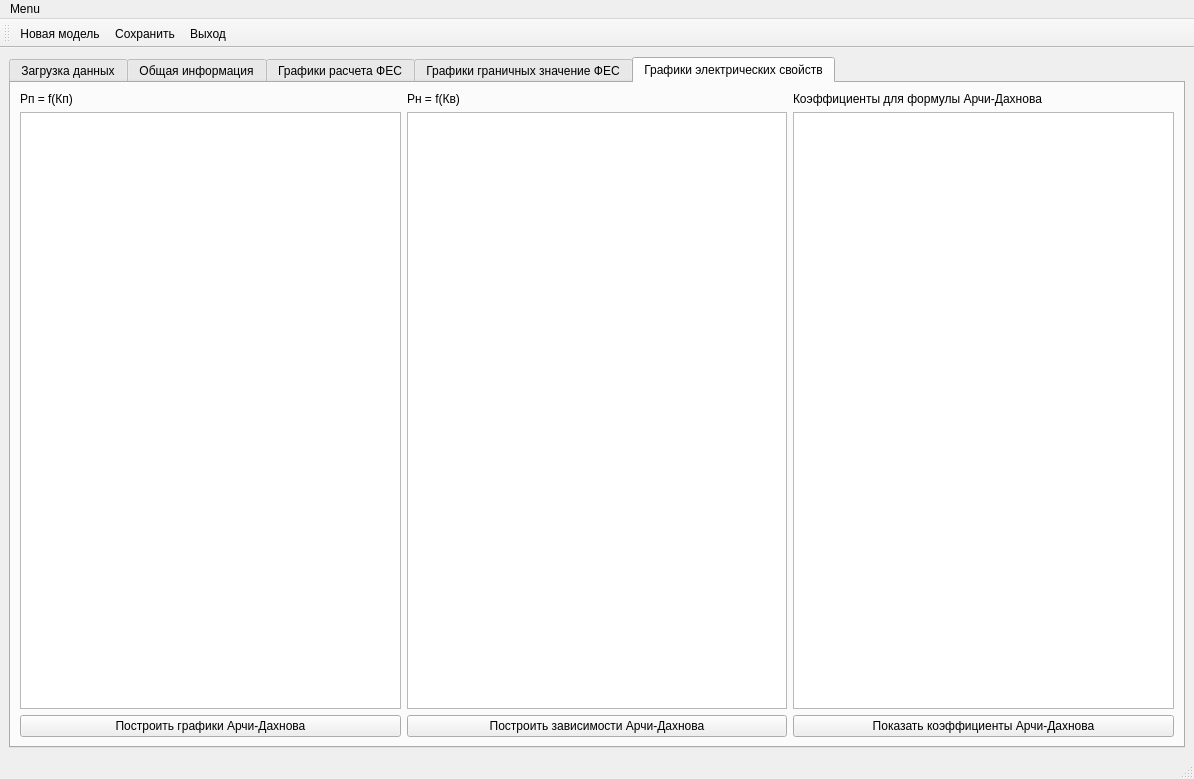
<?xml version="1.0" encoding="UTF-8"?>
<ui version="4.0">
 <class>MainWindow</class>
 <widget class="QMainWindow" name="MainWindow">
  <property name="geometry">
   <rect>
    <x>0</x>
    <y>0</y>
    <width>1194</width>
    <height>779</height>
   </rect>
  </property>
  <property name="windowTitle">
   <string>MainWindow</string>
  </property>
  <widget class="QWidget" name="centralwidget">
   <layout class="QGridLayout" name="gridLayout_3">
    <item row="0" column="1">
     <widget class="QTabWidget" name="tabWidget">
      <property name="currentIndex">
       <number>4</number>
      </property>
      <widget class="QWidget" name="tab_3">
       <attribute name="title">
        <string>Загрузка данных</string>
       </attribute>
       <layout class="QVBoxLayout" name="verticalLayout_4">
        <item>
         <widget class="QLabel" name="label_3">
          <property name="font">
           <font>
            <pointsize>24</pointsize>
            <italic>true</italic>
            <bold>true</bold>
           </font>
          </property>
          <property name="text">
           <string>Загрузка данных исследования кернового материала</string>
          </property>
         </widget>
        </item>
        <item>
         <layout class="QHBoxLayout" name="horizontalLayout_5">
          <item>
           <widget class="QPushButton" name="Open_File_Excel">
            <property name="text">
             <string>Открыть файл Excel</string>
            </property>
           </widget>
          </item>
          <item>
           <spacer name="horizontalSpacer_3">
            <property name="orientation">
             <enum>Qt::Horizontal</enum>
            </property>
            <property name="sizeHint" stdset="0">
             <size>
              <width>40</width>
              <height>20</height>
             </size>
            </property>
           </spacer>
          </item>
         </layout>
        </item>
        <item>
         <widget class="QTextBrowser" name="Preview_Data"/>
        </item>
        <item>
         <layout class="QHBoxLayout" name="horizontalLayout_6">
          <item>
           <widget class="QPushButton" name="Loading_FES">
            <property name="text">
             <string>Загрузить ФЕС</string>
            </property>
           </widget>
          </item>
          <item>
           <widget class="QPushButton" name="Loading_UES">
            <property name="text">
             <string>Загрузить УЭС</string>
            </property>
           </widget>
          </item>
          <item>
           <widget class="QPushButton" name="Loading_Capil_Data">
            <property name="text">
             <string>Загрузить капилляриметрические исследования</string>
            </property>
           </widget>
          </item>
         </layout>
        </item>
       </layout>
      </widget>
      <widget class="QWidget" name="tab">
       <attribute name="title">
        <string>Общая информация</string>
       </attribute>
       <layout class="QGridLayout" name="gridLayout_2">
        <item row="0" column="0">
         <widget class="QLabel" name="label">
          <property name="font">
           <font>
            <pointsize>24</pointsize>
            <italic>true</italic>
            <bold>true</bold>
           </font>
          </property>
          <property name="frameShape">
           <enum>QFrame::NoFrame</enum>
          </property>
          <property name="frameShadow">
           <enum>QFrame::Plain</enum>
          </property>
          <property name="lineWidth">
           <number>1</number>
          </property>
          <property name="text">
           <string>Петрофизическая модель</string>
          </property>
          <property name="textFormat">
           <enum>Qt::MarkdownText</enum>
          </property>
          <property name="scaledContents">
           <bool>false</bool>
          </property>
          <property name="wordWrap">
           <bool>false</bool>
          </property>
          <property name="indent">
           <number>-3</number>
          </property>
         </widget>
        </item>
        <item row="1" column="0">
         <layout class="QHBoxLayout" name="horizontalLayout_2">
          <item>
           <layout class="QVBoxLayout" name="verticalLayout">
            <item>
             <widget class="QLabel" name="Field">
              <property name="text">
               <string>Месторождение</string>
              </property>
             </widget>
            </item>
            <item>
             <widget class="QLabel" name="Plast">
              <property name="text">
               <string>Пласт</string>
              </property>
             </widget>
            </item>
           </layout>
          </item>
          <item>
           <spacer name="horizontalSpacer_5">
            <property name="orientation">
             <enum>Qt::Horizontal</enum>
            </property>
            <property name="sizeHint" stdset="0">
             <size>
              <width>168</width>
              <height>18</height>
             </size>
            </property>
           </spacer>
          </item>
          <item>
           <layout class="QVBoxLayout" name="verticalLayout_2">
            <item>
             <widget class="QLineEdit" name="Name_Field"/>
            </item>
            <item>
             <widget class="QLineEdit" name="Name_Layer"/>
            </item>
           </layout>
          </item>
         </layout>
        </item>
        <item row="2" column="0">
         <layout class="QHBoxLayout" name="horizontalLayout_8">
          <item>
           <widget class="QPushButton" name="Statistic_info_model">
            <property name="text">
             <string>Заполнить общую информацию по модели</string>
            </property>
           </widget>
          </item>
          <item>
           <spacer name="horizontalSpacer_6">
            <property name="orientation">
             <enum>Qt::Horizontal</enum>
            </property>
            <property name="sizeHint" stdset="0">
             <size>
              <width>40</width>
              <height>20</height>
             </size>
            </property>
           </spacer>
          </item>
         </layout>
        </item>
        <item row="3" column="0">
         <layout class="QHBoxLayout" name="horizontalLayout_7">
          <item>
           <layout class="QVBoxLayout" name="verticalLayout_3">
            <item>
             <widget class="QLabel" name="Num_Well_core">
              <property name="text">
               <string>Количество скважин с керном</string>
              </property>
             </widget>
            </item>
            <item>
             <widget class="QLabel" name="Num_Core_PORO">
              <property name="text">
               <string>Количество исследований пористости</string>
              </property>
             </widget>
            </item>
            <item>
             <widget class="QLabel" name="Num_Core_PERM">
              <property name="text">
               <string>Количество исследований проницаемости</string>
              </property>
             </widget>
            </item>
            <item>
             <widget class="QLabel" name="label_2">
              <property name="text">
               <string>Количество исследований остаточной водонасыщенности</string>
              </property>
             </widget>
            </item>
            <item>
             <widget class="QLabel" name="Num_Well_GIS">
              <property name="text">
               <string>Количество скважин с геофизическими исследованиями</string>
              </property>
             </widget>
            </item>
           </layout>
          </item>
          <item>
           <spacer name="horizontalSpacer">
            <property name="orientation">
             <enum>Qt::Horizontal</enum>
            </property>
            <property name="sizeHint" stdset="0">
             <size>
              <width>208</width>
              <height>20</height>
             </size>
            </property>
           </spacer>
          </item>
          <item>
           <layout class="QVBoxLayout" name="verticalLayout_5">
            <item>
             <widget class="QTextBrowser" name="View_Num_Well_core"/>
            </item>
            <item>
             <widget class="QTextBrowser" name="View_Num_Poro_core"/>
            </item>
            <item>
             <widget class="QTextBrowser" name="View_Num_Perm_core"/>
            </item>
            <item>
             <widget class="QTextBrowser" name="View_Num_WaterIrr_core"/>
            </item>
            <item>
             <widget class="QTextBrowser" name="View_Num_Well_GIS"/>
            </item>
           </layout>
          </item>
         </layout>
        </item>
       </layout>
      </widget>
      <widget class="QWidget" name="tab_2">
       <attribute name="title">
        <string>Графики расчета ФЕС</string>
       </attribute>
       <layout class="QGridLayout" name="gridLayout">
        <item row="0" column="0">
         <layout class="QVBoxLayout" name="verticalLayout_6">
          <item>
           <widget class="QLabel" name="label_4">
            <property name="text">
             <string>Зависимость Проницаемости от Пористости</string>
            </property>
           </widget>
          </item>
          <item>
           <widget class="QGraphicsView" name="Relation_Perm_Poro"/>
          </item>
         </layout>
        </item>
        <item row="0" column="1">
         <layout class="QVBoxLayout" name="verticalLayout_7">
          <item>
           <widget class="QLabel" name="label_5">
            <property name="text">
             <string>Зависимость Плотности от Пористости</string>
            </property>
           </widget>
          </item>
          <item>
           <widget class="QGraphicsView" name="Relation_Density_Poro"/>
          </item>
         </layout>
        </item>
        <item row="1" column="0">
         <layout class="QVBoxLayout" name="verticalLayout_8">
          <item>
           <widget class="QLabel" name="label_6">
            <property name="text">
             <string>Коэффициенты для зависимоти проницаемости от пористости</string>
            </property>
           </widget>
          </item>
          <item>
           <widget class="QTextBrowser" name="View_Koef_Relation_Perm_Poro"/>
          </item>
         </layout>
        </item>
        <item row="1" column="1">
         <layout class="QVBoxLayout" name="verticalLayout_9">
          <item>
           <widget class="QLabel" name="label_7">
            <property name="text">
             <string>Коэффициенты для зависимости плотности от пористости</string>
            </property>
           </widget>
          </item>
          <item>
           <widget class="QTextBrowser" name="View_Koef_Relation_Density_Poro"/>
          </item>
         </layout>
        </item>
        <item row="2" column="0">
         <widget class="QPushButton" name="Create_Graf_FES">
          <property name="text">
           <string>Построить графики ФЕС</string>
          </property>
         </widget>
        </item>
        <item row="2" column="1">
         <widget class="QPushButton" name="Create_Relations_FES">
          <property name="text">
           <string>Построить зависимости на графиках</string>
          </property>
         </widget>
        </item>
        <item row="3" column="0">
         <widget class="QPushButton" name="But_View_Koef_Perm_Poro">
          <property name="text">
           <string>Показать коэффициенты Perm=f(Poro)</string>
          </property>
         </widget>
        </item>
        <item row="3" column="1">
         <widget class="QPushButton" name="But_View_Koef_Dens_Poro">
          <property name="text">
           <string>Показать коэффициенты Dens=f(Poro)</string>
          </property>
         </widget>
        </item>
       </layout>
      </widget>
      <widget class="QWidget" name="tab_4">
       <attribute name="title">
        <string>Графики граничных значение ФЕС</string>
       </attribute>
       <layout class="QGridLayout" name="gridLayout_4">
        <item row="1" column="0" colspan="2">
         <layout class="QVBoxLayout" name="verticalLayout_12">
          <item>
           <widget class="QLabel" name="label_10">
            <property name="text">
             <string>График зависимости Остаточной Водонасыщенности от Динамической пористости</string>
            </property>
           </widget>
          </item>
          <item>
           <widget class="QGraphicsView" name="Relation_WaterIrr_PoroDin"/>
          </item>
         </layout>
        </item>
        <item row="0" column="2" colspan="2">
         <layout class="QVBoxLayout" name="verticalLayout_11">
          <item>
           <widget class="QLabel" name="label_9">
            <property name="text">
             <string>График зависисмости Проницаемости от Динамической пористости</string>
            </property>
           </widget>
          </item>
          <item>
           <widget class="QGraphicsView" name="Relation_Perm_PoroDin"/>
          </item>
         </layout>
        </item>
        <item row="2" column="0">
         <widget class="QPushButton" name="Create_Graf_Limit_Value">
          <property name="text">
           <string>Построить графики </string>
          </property>
         </widget>
        </item>
        <item row="1" column="2" colspan="2">
         <layout class="QVBoxLayout" name="verticalLayout_13">
          <item>
           <widget class="QLabel" name="label_11">
            <property name="text">
             <string>Граничные значения параметров ФЕС</string>
            </property>
           </widget>
          </item>
          <item>
           <widget class="QTextBrowser" name="View_Limit_Values_FES"/>
          </item>
         </layout>
        </item>
        <item row="0" column="0" colspan="2">
         <layout class="QVBoxLayout" name="verticalLayout_10">
          <item>
           <widget class="QLabel" name="label_8">
            <property name="text">
             <string>График зависимости Пористости от Динамической пористости</string>
            </property>
           </widget>
          </item>
          <item>
           <widget class="QGraphicsView" name="Relation_Poro_PoroDin"/>
          </item>
         </layout>
        </item>
        <item row="2" column="3">
         <widget class="QPushButton" name="View_Limit_Values">
          <property name="text">
           <string>Показать граничные значения</string>
          </property>
         </widget>
        </item>
        <item row="2" column="1" colspan="2">
         <widget class="QPushButton" name="Create_Relation_Limit_Value">
          <property name="text">
           <string>Построить зависимости</string>
          </property>
         </widget>
        </item>
       </layout>
      </widget>
      <widget class="QWidget" name="tab_5">
       <attribute name="title">
        <string>Графики электрических свойств</string>
       </attribute>
       <layout class="QGridLayout" name="gridLayout_5">
        <item row="0" column="0">
         <layout class="QVBoxLayout" name="verticalLayout_14">
          <item>
           <widget class="QLabel" name="label_12">
            <property name="text">
             <string>Рп = f(Кп)</string>
            </property>
           </widget>
          </item>
          <item>
           <widget class="QGraphicsView" name="Relation_Pp_Poro"/>
          </item>
         </layout>
        </item>
        <item row="0" column="1">
         <layout class="QVBoxLayout" name="verticalLayout_15">
          <item>
           <widget class="QLabel" name="label_13">
            <property name="text">
             <string>Рн = f(Кв)</string>
            </property>
           </widget>
          </item>
          <item>
           <widget class="QGraphicsView" name="Relation_Pn_WaterSat"/>
          </item>
         </layout>
        </item>
        <item row="0" column="2">
         <layout class="QVBoxLayout" name="verticalLayout_16">
          <item>
           <widget class="QLabel" name="label_14">
            <property name="text">
             <string>Коэффициенты для формулы Арчи-Дахнова</string>
            </property>
           </widget>
          </item>
          <item>
           <widget class="QTextBrowser" name="View_Koef_AD"/>
          </item>
         </layout>
        </item>
        <item row="1" column="0">
         <widget class="QPushButton" name="Create_Graf_AD">
          <property name="text">
           <string>Построить графики Арчи-Дахнова</string>
          </property>
         </widget>
        </item>
        <item row="1" column="1">
         <widget class="QPushButton" name="Create_Relation_AD">
          <property name="text">
           <string>Построить зависимости Арчи-Дахнова</string>
          </property>
         </widget>
        </item>
        <item row="1" column="2">
         <widget class="QPushButton" name="View_Koef_AD_2">
          <property name="text">
           <string>Показать коэффициенты Арчи-Дахнова</string>
          </property>
         </widget>
        </item>
       </layout>
      </widget>
     </widget>
    </item>
   </layout>
  </widget>
  <widget class="QMenuBar" name="menubar">
   <property name="geometry">
    <rect>
     <x>0</x>
     <y>0</y>
     <width>1194</width>
     <height>24</height>
    </rect>
   </property>
   <widget class="QMenu" name="menu">
    <property name="title">
     <string>Menu</string>
    </property>
    <addaction name="action"/>
    <addaction name="action_2"/>
    <addaction name="action_3"/>
   </widget>
   <addaction name="menu"/>
  </widget>
  <widget class="QStatusBar" name="statusbar"/>
  <widget class="QToolBar" name="toolBar">
   <property name="windowTitle">
    <string>toolBar</string>
   </property>
   <attribute name="toolBarArea">
    <enum>TopToolBarArea</enum>
   </attribute>
   <attribute name="toolBarBreak">
    <bool>false</bool>
   </attribute>
   <addaction name="action"/>
   <addaction name="action_2"/>
   <addaction name="action_3"/>
  </widget>
  <action name="action">
   <property name="icon">
    <iconset>
     <normaloff>Resourses/icons8-create-80.png</normaloff>Resourses/icons8-create-80.png</iconset>
   </property>
   <property name="text">
    <string>&amp;Новая модель</string>
   </property>
   <property name="toolTip">
    <string>Создание новой модели</string>
   </property>
  </action>
  <action name="action_2">
   <property name="icon">
    <iconset>
     <normaloff>Resourses/icons8-save-80.png</normaloff>Resourses/icons8-save-80.png</iconset>
   </property>
   <property name="text">
    <string>&amp;Сохранить</string>
   </property>
   <property name="toolTip">
    <string>Сохранить модель</string>
   </property>
  </action>
  <action name="action_3">
   <property name="icon">
    <iconset>
     <normaloff>Resourses/icons8-logout-100.png</normaloff>Resourses/icons8-logout-100.png</iconset>
   </property>
   <property name="text">
    <string>&amp;Выход</string>
   </property>
   <property name="toolTip">
    <string>Закрытие программы</string>
   </property>
  </action>
 </widget>
 <resources/>
 <connections/>
</ui>
